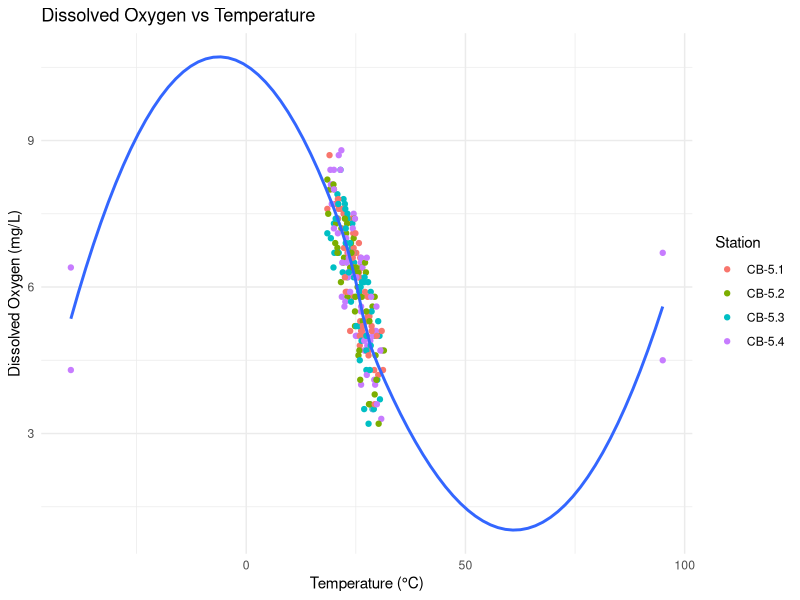
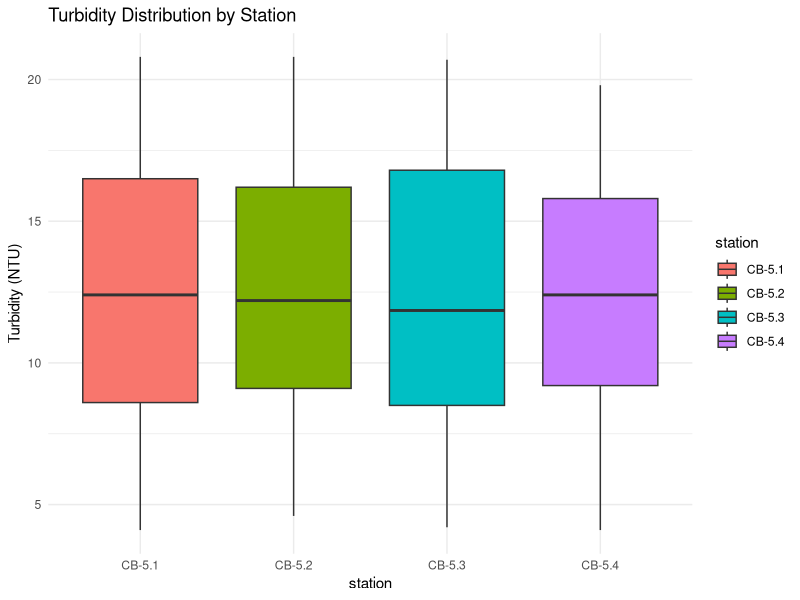
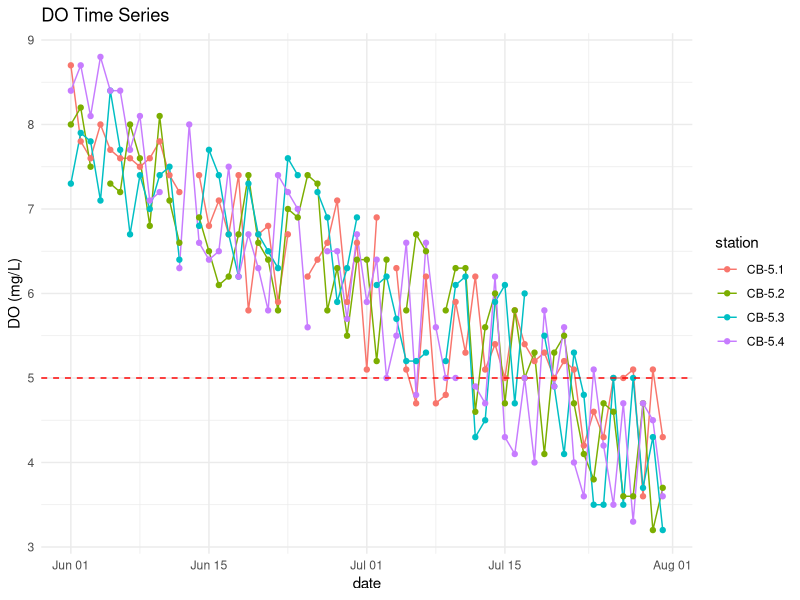
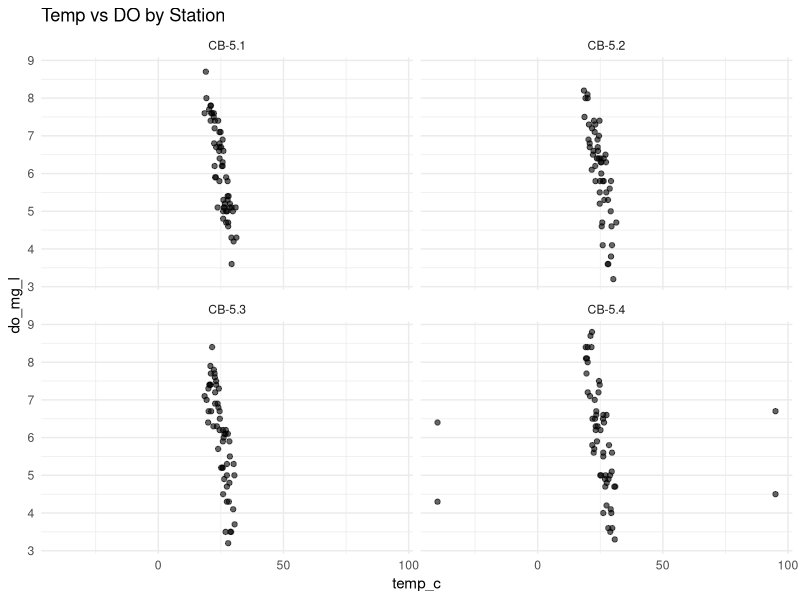

Generate these figures, in order, with R:
# ==============================================================================
# 02_Solutions_to_R_Exercises.R
# Solutions to "Algorithms vs. Syntax" - R Programming Exercises
# Environmental Data Science (ENST431)
# ==============================================================================

# ------------------------------------------------------------------------------
# SETUP
# ------------------------------------------------------------------------------
# Install tidyverse if not already installed
if (!require("tidyverse")) install.packages("tidyverse")
library(tidyverse)

# ==============================================================================
# EXERCISE 1: Variables and Vectors
# ==============================================================================
cat("\n--- Exercise 1 ---\n")

# 1. Create variables for station metadata
station_id <- "CB-5.1"
latitude <- 38.9784
longitude <- -76.3811
sampling_depth <- 2L
is_active <- TRUE

# 2. Create vectors for readings
do_readings <- c(8.2, 7.8, 7.1, 6.4, 5.8, 5.1, 4.2, 3.6, 3.1, 2.5)

# Monthly temperatures with names
monthly_temps <- c(
  Jan = 4.2, Feb = 4.5, Mar = 8.1, Apr = 12.5, May = 17.3, Jun = 22.1,
  Jul = 26.8, Aug = 26.5, Sep = 22.4, Oct = 16.3, Nov = 10.7, Dec = 6.1
)

# 3. Calculate statistics for dissolved oxygen
do_mean <- mean(do_readings)
do_sd <- sd(do_readings)
do_cv <- (do_sd / do_mean) * 100

cat(sprintf("DO Stats: Mean=%.2f, SD=%.2f, CV=%.2f%%\n", do_mean, do_sd, do_cv))

# 4. Logical vector for hypoxic conditions (DO < 5.0 mg/L)
is_hypoxic <- do_readings < 5.0
print("Hypoxic readings check:")
print(is_hypoxic)

# 5. Extract and count hypoxic values
hypoxic_values <- do_readings[is_hypoxic]
count_hypoxic <- length(hypoxic_values) # or sum(is_hypoxic)
cat("Number of hypoxic readings:", count_hypoxic, "\n")

# 6. Find depth position with lowest oxygen
# Assuming readings are at indices 1 to 10 (representing depths, though depth isn't explicitly mapped to index in problem,
# usually 1st reading is surface or specific depth. The prompt says "at 10 depths")
lowest_do_pos <- which.min(do_readings)
cat("Lowest oxygen found at index:", lowest_do_pos, "(Value:", do_readings[lowest_do_pos], ")\n")

# 7. Compare July temp to annual mean
annual_mean_temp <- mean(monthly_temps)
jul_diff <- monthly_temps["Jul"] - annual_mean_temp
cat("July is", round(jul_diff, 2), "degrees warmer than the annual average.\n")


# ==============================================================================
# EXERCISE 2: Importing Data
# ==============================================================================
cat("\n--- Exercise 2 ---\n")

# NOTE: This assumes 'water_quality.csv' exists in the working directory.
# If you need to generate a dummy file for testing:
# write_csv(tibble(
#   station = c("CB-5.1", "CB-5.1", "CB-5.2", "CB-5.2"),
#   date = as.Date(c("2025-06-01", "2025-06-02", "2025-06-01", "2025-06-02")),
#   temp_c = c(22.5, 23.1, 21.8, -999),
#   do_mg_l = c(7.5, 6.8, NA, 5.5),
#   ph = c(7.8, 7.7, 7.9, 7.6),
#   turbidity_ntu = c(12, 15, 8, 10)
# ), "water_quality.csv")

# 1. Read CSV with default settings (to see types)
# water_raw <- read_csv("water_quality.csv")
# spec(water_raw)

# 2 & 3. Re-import with explicit NA handling and column types
water_data <- read_csv(
  "water_quality.csv",
  na = c("", "NA", "N/A", "-999", "-9999"),
  col_types = cols(
    station = col_factor(),
    date = col_date(),
    # inferring other column names based on typical structure
    temp_c = col_double(),
    do_mg_l = col_double(),
    ph = col_double(),
    turbidity_ntu = col_double()
  )
)

# 4. Check for parsing problems
print(problems(water_data))

# 5. Count missing values in DO and Temp
na_do <- sum(is.na(water_data$do_mg_l))
na_temp <- sum(is.na(water_data$temp_c))
cat("Missing DO values:", na_do, "\n")
cat("Missing Temp values:", na_temp, "\n")


# ==============================================================================
# EXERCISE 3: Data Inspection and Validation
# ==============================================================================
cat("\n--- Exercise 3 ---\n")

# 1. Inspect structure
glimpse(water_data)
# summary(water_data)

# 2. Missing data summary
missing_summary <- water_data |>
  summarize(across(everything(), ~sum(is.na(.)))) |>
  pivot_longer(everything(), names_to = "variable", values_to = "na_count") |>
  mutate(pct_missing = (na_count / nrow(water_data)) * 100)

print(missing_summary)

# 3 & 4. Validation checks (Plausible ranges)
# Temp: 0-35, DO: 0-15, pH: 6-9
invalid_rows <- water_data |>
  filter(
    (temp_c < 0 | temp_c > 35) |
    (do_mg_l < 0 | do_mg_l > 15) |
    (ph < 6 | ph > 9)
  )

if (nrow(invalid_rows) > 0) {
  cat("Found", nrow(invalid_rows), "rows with potentially invalid data:\n")
  print(invalid_rows)
} else {
  cat("No data validation issues found based on ranges.\n")
}


# ==============================================================================
# EXERCISE 4: Filtering and Selecting
# ==============================================================================
cat("\n--- Exercise 4 ---\n")

# Request 1: Fisheries Biologist
# July 23rd, DO < 6.0 OR Turbidity > 15
fisheries_data <- water_data |>
  filter(
    date == as.Date("2025-07-23"),
    (do_mg_l < 6.0 | turbidity_ntu > 15)
  ) |>
  select(station, date, do_mg_l, turbidity_ntu) |>
  arrange(do_mg_l) # Ascending: lowest/worst first

print("Fisheries Data:")
print(head(fisheries_data))

# Request 2: Researcher
# Stations CB-5.1 OR CB-5.2, Temp 24-26, DO not missing
researcher_data <- water_data |>
  filter(
    station %in% c("CB-5.1", "CB-5.2"),
    between(temp_c, 24, 26),
    !is.na(do_mg_l)
  ) |>
  select(station, date, temp_c, dissolved_oxygen = do_mg_l)

print("Researcher Data:")
print(head(researcher_data))


# ==============================================================================
# EXERCISE 5: Transforming Data
# ==============================================================================
cat("\n--- Exercise 5 ---\n")

water_enhanced <- water_data |>
  mutate(
    # 1. Temperature in Fahrenheit
    temp_f = temp_c * 9/5 + 32,

    # 2. DO Percent Saturation (simplified)
    do_percent_sat = (do_mg_l / 8.0) * 100,

    # 3. Log Turbidity
    log_turbidity = log(turbidity_ntu),

    # 4. Water Quality Status
    do_status = case_when(
      is.na(do_mg_l) ~ "Unknown",
      do_mg_l < 2.0 ~ "Hypoxic",
      do_mg_l < 5.0 ~ "Stressed",
      do_mg_l < 8.0 ~ "Adequate",
      TRUE ~ "Healthy"
    ),

    # 5. Time variables
    month = month(date, label = TRUE),
    day_of_year = yday(date),
    days_since_start = as.numeric(date - min(date, na.rm = TRUE)),

    # 6. Temperature Z-score
    temp_zscore = (temp_c - mean(temp_c, na.rm = TRUE)) / sd(temp_c, na.rm = TRUE)
  )

glimpse(water_enhanced)


# ==============================================================================
# EXERCISE 6: Grouping and Summarizing
# ==============================================================================
cat("\n--- Exercise 6 ---\n")

# Part 1: Station summary report
station_summary <- water_enhanced |>
  group_by(station) |>
  summarize(
    mean_temp = mean(temp_c, na.rm = TRUE),
    mean_do = mean(do_mg_l, na.rm = TRUE),
    max_turbidity = max(turbidity_ntu, na.rm = TRUE),
    n_obs = n(),
    prop_stressed = mean(do_mg_l < 6.0, na.rm = TRUE)
  )

print("Station Summary:")
print(station_summary)

# Part 2: Station-relative analysis
station_relative <- water_enhanced |>
  group_by(station) |>
  mutate(
    station_mean_temp = mean(temp_c, na.rm = TRUE),
    temp_vs_station = temp_c - station_mean_temp,
    station_do_rank = min_rank(desc(do_mg_l)) # Rank 1 is highest DO
  ) |>
  ungroup()

print("Station Relative Data (first few cols):")
print(station_relative |> select(station, temp_c, temp_vs_station, station_do_rank) |> head())


# ==============================================================================
# EXERCISE 7: Tidying Data
# ==============================================================================
cat("\n--- Exercise 7 ---\n")

# Part 1: Pivot Longer
temps_wide <- tibble(
  station = c("CB-5.1", "CB-5.2"),
  jan = c(4.2, 3.8), apr = c(12.5, 11.9),
  jul = c(26.8, 27.1), oct = c(16.3, 15.8)
)

temps_long <- temps_wide |>
  pivot_longer(
    cols = c(jan, apr, jul, oct),
    names_to = "month",
    values_to = "temperature"
  )

print("Long Format:")
print(temps_long)

# Part 2: Pivot Wider (Back)
temps_wide_again <- temps_long |>
  pivot_wider(
    names_from = station,
    values_from = temperature
  )

print("Wide Format (Stations as columns):")
print(temps_wide_again)

# Part 3: Multi-variable Tidying
water_wide <- tibble(
  station = "CB-5.1",
  do_jun = 6.8, do_jul = 5.2,
  temp_jun = 24.5, temp_jul = 26.8
)

water_tidy <- water_wide |>
  pivot_longer(
    cols = -station,
    names_to = "name",
    values_to = "value"
  ) |>
  separate(name, into = c("variable", "month"), sep = "_") |>
  pivot_wider(
    names_from = variable,
    values_from = value
  )

print("Tidied Multi-variable Data:")
print(water_tidy)


# ==============================================================================
# EXERCISE 8: Data Visualization
# ==============================================================================
cat("\n--- Exercise 8 ---\n")
# Note: These commands generate plots. In a script, you might want to save them
# or just print them to the active graphics device.

# Plot 1: Temperature vs DO scatter
p1 <- ggplot(water_enhanced, aes(x = temp_c, y = do_mg_l)) +
  geom_point(aes(color = station)) +
  geom_smooth(method = "loess", se = FALSE) +
  labs(
    title = "Dissolved Oxygen vs Temperature",
    x = "Temperature (°C)",
    y = "Dissolved Oxygen (mg/L)",
    color = "Station"
  ) +
  theme_minimal()

# Plot 2: Turbidity distributions
# Using boxplot as it often allows good comparison across groups
p2 <- ggplot(water_enhanced, aes(x = station, y = turbidity_ntu, fill = station)) +
  geom_boxplot() +
  labs(title = "Turbidity Distribution by Station", y = "Turbidity (NTU)") +
  theme_minimal()

# Plot 3: DO Time Series with threshold
p3 <- ggplot(water_enhanced, aes(x = date, y = do_mg_l, color = station, group = station)) +
  geom_line() +
  geom_point() +
  geom_hline(yintercept = 5.0, linetype = "dashed", color = "red") +
  labs(title = "DO Time Series", y = "DO (mg/L)") +
  theme_minimal()

# Plot 4: Faceted Comparison
p4 <- ggplot(water_enhanced, aes(x = temp_c, y = do_mg_l)) +
  geom_point(alpha = 0.6) +
  facet_wrap(~station) +
  labs(title = "Temp vs DO by Station") +
  theme_minimal()

# Print plots if running interactively
# print(p1)
# print(p2)
# print(p3)
# print(p4)


# ==============================================================================
# EXERCISE 9: Writing Functions
# ==============================================================================
cat("\n--- Exercise 9 ---\n")

# 1. Temperature Conversion
celsius_to_fahrenheit <- function(temp_c) {
  return(temp_c * 9/5 + 32)
}

fahrenheit_to_celsius <- function(temp_f) {
  return((temp_f - 32) * 5/9)
}

# Test
print(paste("25C to F:", celsius_to_fahrenheit(25)))
print(paste("77F to C:", fahrenheit_to_celsius(77)))

# 2. Saturation Deficit
calc_saturation_deficit <- function(do_measured, temperature) {
  do_saturated <- 14.62 - (0.3898 * temperature)
  deficit <- do_saturated - do_measured
  return(deficit)
}

# Test
print(paste("Deficit at 6.5mg/L, 25C:", calc_saturation_deficit(6.5, 25)))

# 3. Water Quality Classifier
classify_water_quality <- function(do, temp, hypoxic_threshold = 2.0, stress_threshold = 5.0) {
  if (is.na(do) || is.na(temp)) return("Unknown")

  if (do < hypoxic_threshold) {
    return("Critical")
  } else if (do < stress_threshold) {
    return("Stressed")
  } else if (temp > 28) {
    return("Heat Stress")
  } else {
    return("Good")
  }
}

# Vectorized version for use in mutate (wrapper around simple function using sapply or case_when logic inside)
classify_water_quality_v <- Vectorize(classify_water_quality)

# Test
print(classify_water_quality(1.5, 20)) # Critical

# 4. Station Summarizer
summarize_station <- function(data, station_id) {
  station_data <- data |> filter(station == station_id)

  if (nrow(station_data) == 0) {
    warning("Station ID not found.")
    return(NULL)
  }

  result <- list(
    station = station_id,
    mean_temp = mean(station_data$temp_c, na.rm = TRUE),
    mean_do = mean(station_data$do_mg_l, na.rm = TRUE),
    n_observations = nrow(station_data),
    hypoxic_count = sum(station_data$do_mg_l < 2.0, na.rm = TRUE)
  )

  return(result)
}

# Test (assuming water_enhanced exists)
# print(summarize_station(water_enhanced, "CB-5.1"))


# ==============================================================================
# EXERCISE 10: Loops and Iteration
# ==============================================================================
cat("\n--- Exercise 10 ---\n")

# Part 1: For Loop
stations <- unique(water_enhanced$station)
for (st in stations) {
  st_data <- filter(water_enhanced, station == st)
  mean_t <- mean(st_data$temp_c, na.rm = TRUE)
  cat(paste("Station", st, ": Mean temperature =", round(mean_t, 2), "°C\n"))
}

# Part 2: Accumulating results
station_summaries <- list()
for (i in seq_along(stations)) {
  st <- stations[i]
  st_data <- filter(water_enhanced, station == st)

  # Create a 1-row data frame
  df <- tibble(
    station = st,
    mean_temp = mean(st_data$temp_c, na.rm = TRUE),
    mean_do = mean(st_data$do_mg_l, na.rm = TRUE),
    count = nrow(st_data)
  )

  station_summaries[[i]] <- df
}

all_summaries <- bind_rows(station_summaries)
print("Accumulated Summaries:")
print(all_summaries)

# Part 3: Simulation with While Loop
# Simulate hypoxia development
cat("Running Hypoxia Simulation...\n")
run_simulation <- function() {
  do_level <- 8.0
  days <- 0
  while (do_level >= 2.0) {
    do_level <- do_level - runif(1, 0.1, 0.5)
    days <- days + 1
  }
  return(days)
}

# Run 5 times
sim_results <- replicate(5, run_simulation())
cat("Days to hypoxia in 5 simulations:", paste(sim_results, collapse=", "), "\n")

# Part 4: Functional Iteration (purrr)
purrr_summary <- map_dfr(stations, function(st) {
  water_enhanced |>
    filter(station == st) |>
    summarize(
      station = st, # Add station name to output
      mean_temp = mean(temp_c, na.rm = TRUE),
      mean_do = mean(do_mg_l, na.rm = TRUE),
      count = n()
    )
})

print("Purrr Summaries:")
print(purrr_summary)
